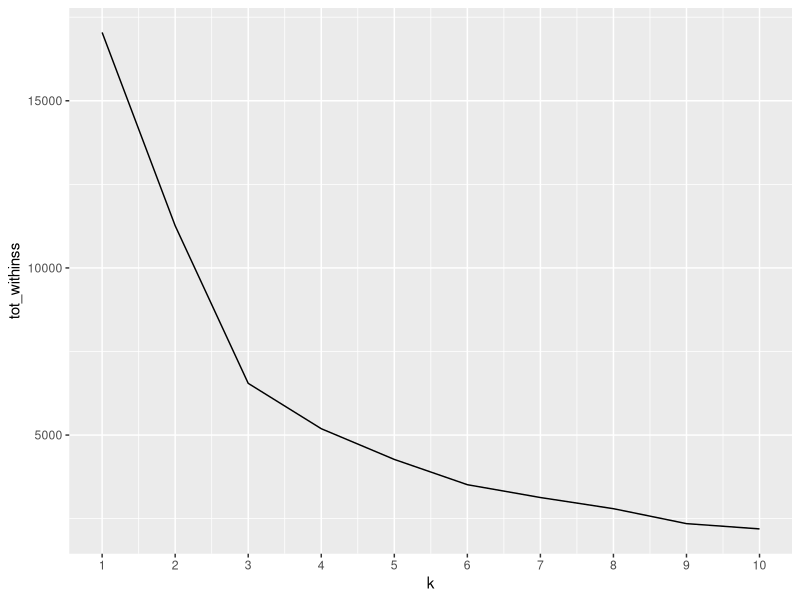
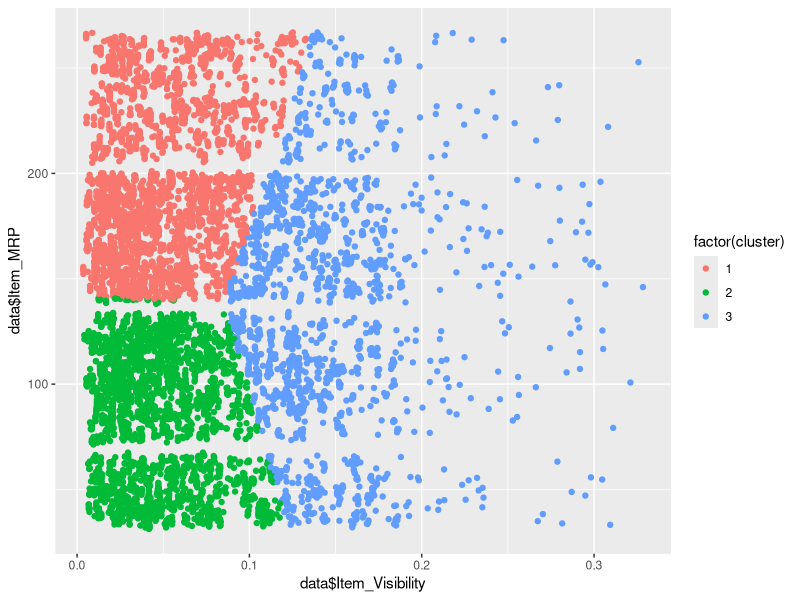

Write the R code that produced these figures, in order.
# ----------------------------
# GROUP 3 : K-MEANS CLUSTERING
# ----------------------------
# Load required packages
library("dplyr")
library("cluster")
library("ggplot2")
library("purrr")

# Read the cleaned dataset
data <- read.csv("bigmartnew.csv")


# Feature selection: Select only continuous numerical columns
data.item <- data.frame(data$Item_Visibility, data$Item_MRP)
#data.item <- data.frame(data$Item_Weight, data$Item_Visibility, data$Item_MRP)

# Normalize the data since the units for each columns are different
data.item <- tbl_df(scale(data.item))

##-- Finding best k using Elbow method --##
# -----------------------------------------
# Use map_dbl to simulate many models with varying value of k from 1 to 10
tot_withinss <- map_dbl(1:10,  function(k){
  model <- kmeans(x = data.item, centers = k)
  model$tot.withinss
})

# Generate a data frame containing both k and tot_withinss
elbow_df <- data.frame(
  k = 1:10,
  tot_withinss = tot_withinss
)

# Plot the elbow plot to find the first kink (best # of k)
ggplot(elbow_df, aes(x = k, y = tot_withinss)) +
  geom_line() +
  scale_x_continuous(breaks = 1:10)
# -----------------------------------------

# Build a kmeans model
c=3
kmodel.data.item <- kmeans(data.item, centers = c)

# Extract the cluster assignment vector from the kmeans model
clust.data.item <- kmodel.data.item$cluster

# Create a new dataframe appending the cluster assignment
segment.data.item <- mutate(data.item, cluster = clust.data.item)

# Count the number of observations per cluster
count(segment.data.item, cluster)

# Plot the scatterplot to visualise the clusters
ggplot(segment.data.item, aes(x = data$Item_Visibility, y = data$Item_MRP, color = factor(cluster))) +
  geom_point()

# Interpret result using tabulated average values
segment.data.item %>% 
  group_by(cluster) %>% 
  summarise_all(funs(mean(.)))
